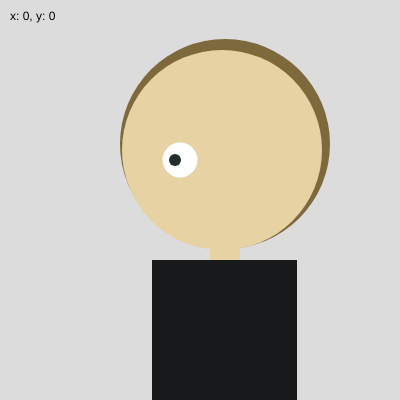
Frame 1 (no input)
Frame 60 (no input): identical to frame 1, image omitted
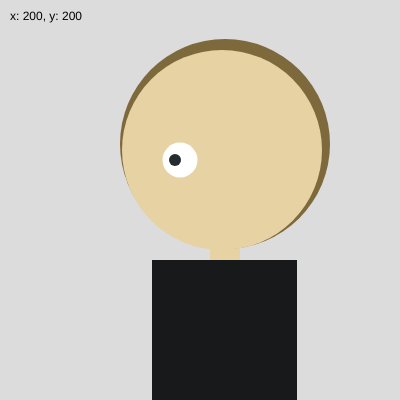
Frame 120 (the mouse pressed at the canvas centre since frame 60)

The p5.js sketch that drew these frames (run headless with seeded random() and noise() and a simulated clock; from frame 60 on, the mouse is pressed at the canvas centre):

// p5.js sketch
// ── sketch.js
function setup() {
	createCanvas(400,400);
}

function draw() {
	background(220);
  
	fill(0);
	noStroke();
	textSize(12);
	text("x: " + round(mouseX) + ", y: " + round(mouseY), 10, 20);
	
	fill(230, 210, 163);
	rect(210, 245, 30, 30);
	
	fill(125, 105, 60);
	circle(225, 144, 210);
	
	fill(230, 210, 163);
	circle(222, 150, 200);
	
	fill(24, 25, 26);
	rect(152, 260, 145, 230);
	
	
	fill(255, 255, 255);
	circle(180, 160, 35);
	
	fill(36, 44, 48);
	circle(175, 160, 12);
	
	
	
	console.log("hi");
}
